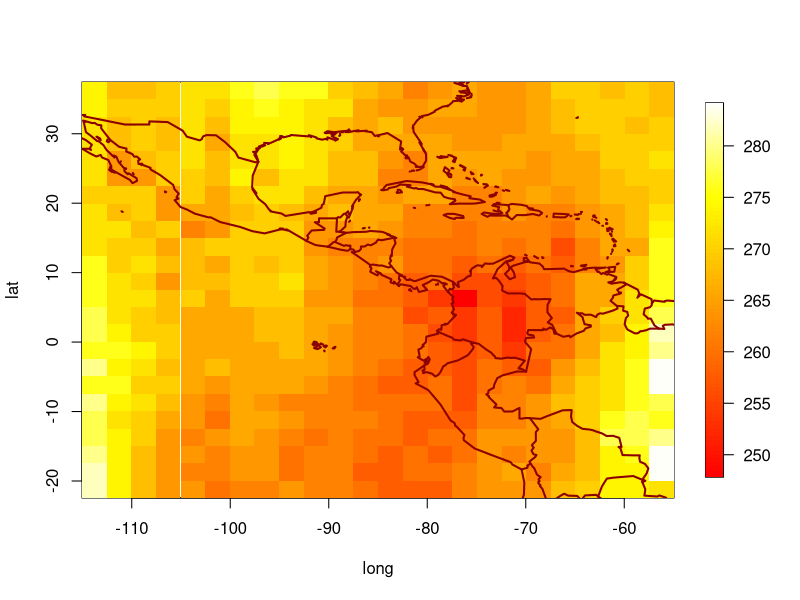
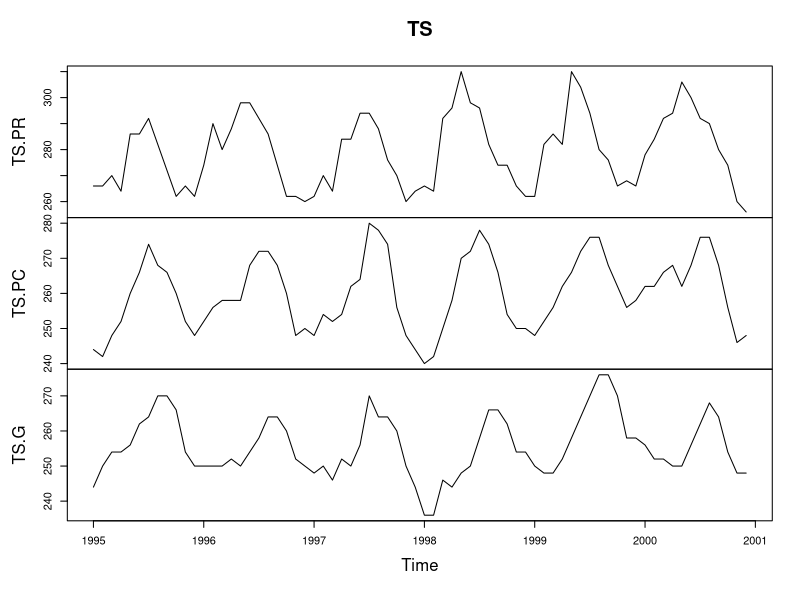
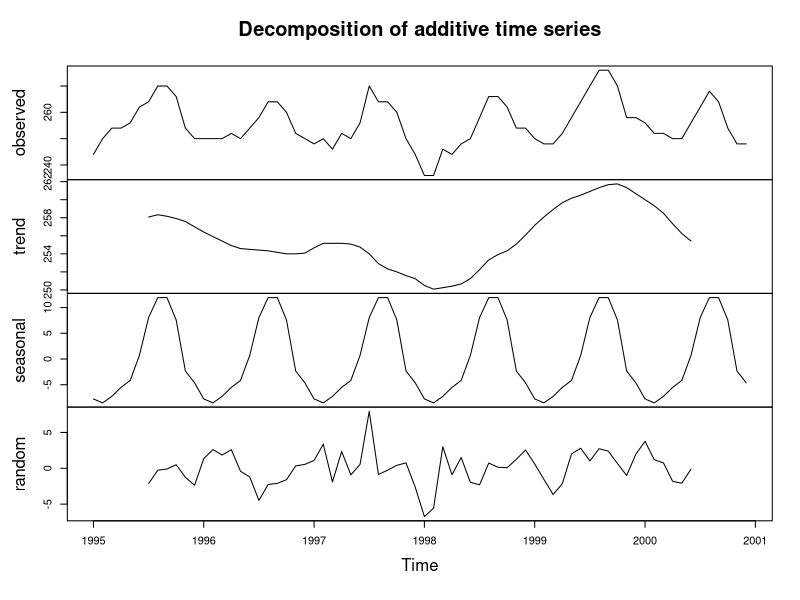
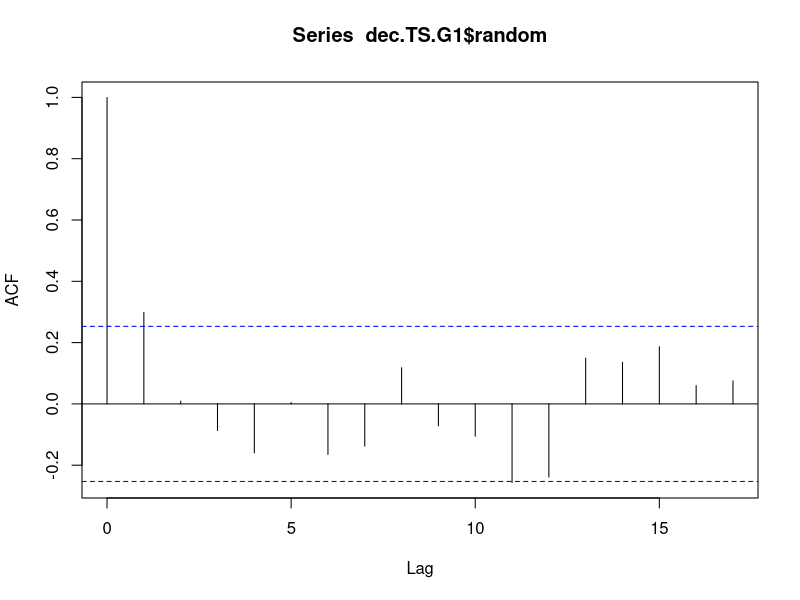
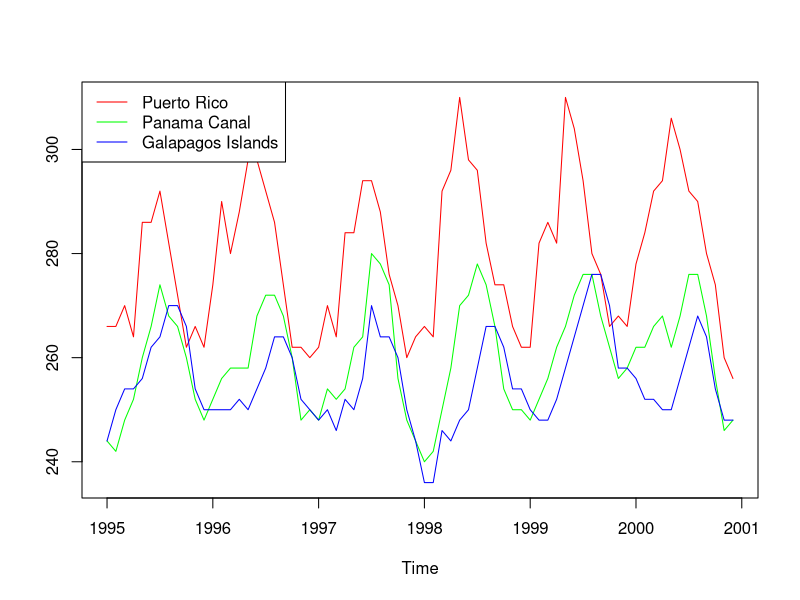
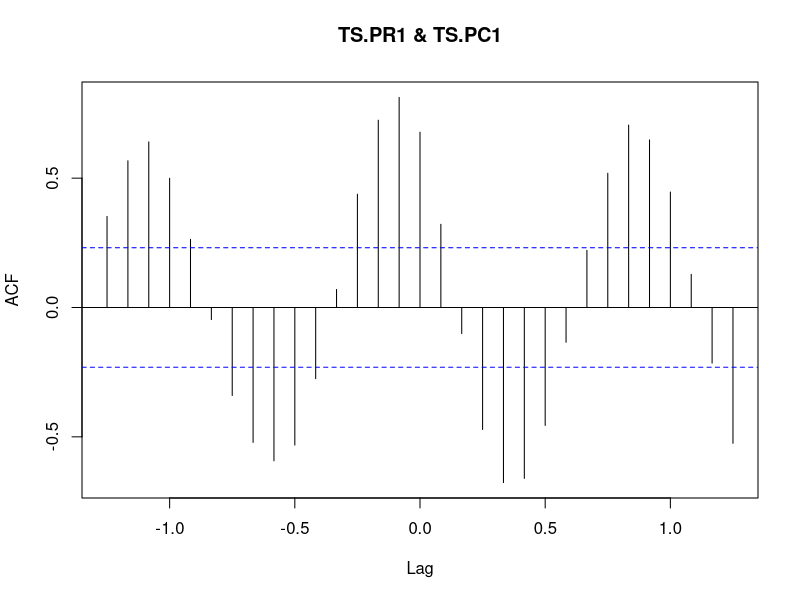
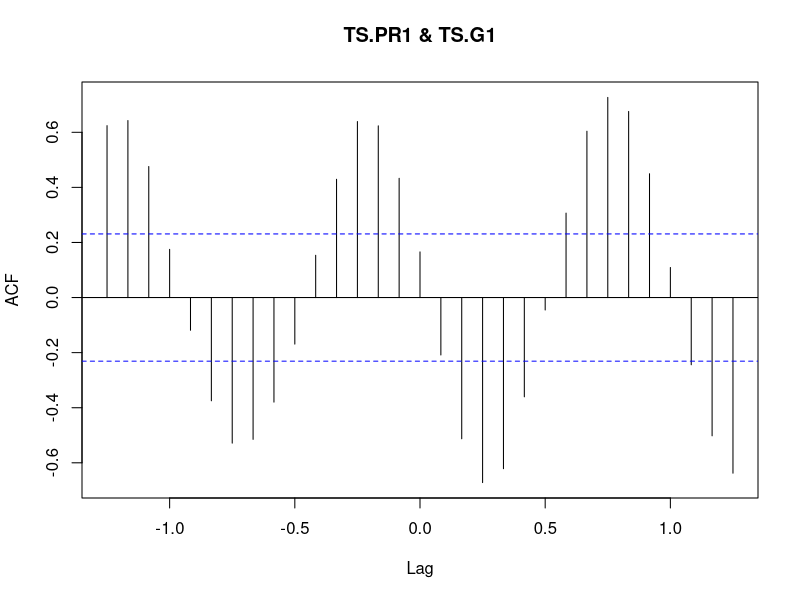
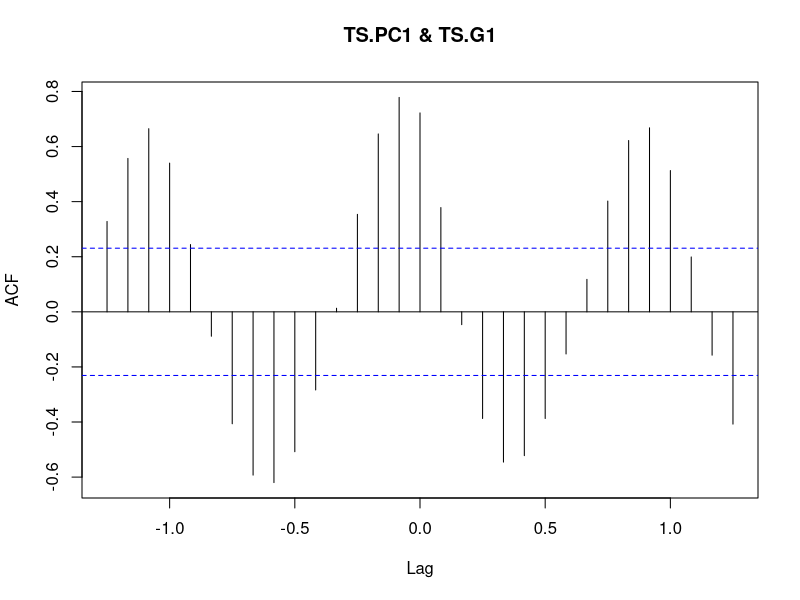

R code for these plots, in order:
## ---- chunk 1
library(fields)
require(plyr) 
require(maps)
library(nlme)
data(ozone, package="plyr")
lat <- as.numeric(dimnames(ozone)$lat)
long <- as.numeric(dimnames(ozone)$long)
time <- as.numeric(dimnames(ozone)$time)

## ---- chunk 2

image.plot(long, lat, ozone[,,10], col=heat.colors(100))
map("world", add=TRUE, lwd=2, col="darkred")

TS.PR <- ozone[20,17,]
TS.PC <- ozone[15, 13,]
TS.G <- ozone[10,9,]

TS <- ts(cbind(TS.PR, TS.PC, TS.G), frequency = 12, start = 1995, end = 2001-1/12)
plot(TS)

## ---- chunk 3
TS.G1 <- ts(TS.G, frequency = 12, start = 1995, end = 2001-1/12)
dec.TS.G1 <- decompose(TS.G1, "additive")
plot(dec.TS.G1)

## ---- chunk 4
dec.TS.G1$random <- dec.TS.G1$random[complete.cases(dec.TS.G1$random)]
acf(dec.TS.G1$random)

## ---- chunk 5
Y <- dec.TS.G1$random

get.aic.table <- function(Y){
aic.table <- AIC(
  arima(Y, c(1,0,0)), arima(Y, c(0,0,1)), arima(Y, c(1,0,1)), arima(Y, c(2,0,0)), arima(Y, c(0,0,2)), 
  arima(Y, c(1,0,2)),  arima(Y, c(2,0,1)), arima(Y, c(2,0,2)), arima(Y, c(3,0,2)), arima(Y, c(3,0,3)))
aic.table[order(aic.table$AIC),]
}

get.aic.table(Y)

## ---- chunk 6
arima(Y, c(2, 0, 1))

## ---- chunk 7

TS.G1.deseasoned<- TS.G1-dec.TS.G1$seasonal#part A
TS.G1.lm<- lm(TS.G1.deseasoned ~ time)#part B
TS.G1.lm

ar(TS.G1.lm$res)#correlation order

TS.G1.gls <- gls(TS.G1.deseasoned~time, correlation = corARMA(p=1))#part C
TS.G1.gls

## ---- chunk 8
ts.plot(TS,gpars= list(col=rainbow(3)))
legend("topleft", c("Puerto Rico", "Panama Canal", "Galapagos Islands"),col=c("red", "green", "blue"), lty=1)

## ---- chunk 9
TS.PR1 <- ts(TS.PR, frequency = 12, start = 1995, end = 2001-1/12)
TS.PC1 <- ts(TS.PC, frequency = 12, start = 1995, end = 2001-1/12)
## ---- chunk 10
ccf(TS.PR1, TS.PC1)
## ---- chunk 11
ccf(TS.PR1, TS.G1)

## ---- chunk 12
ccf(TS.PC1, TS.G1)
